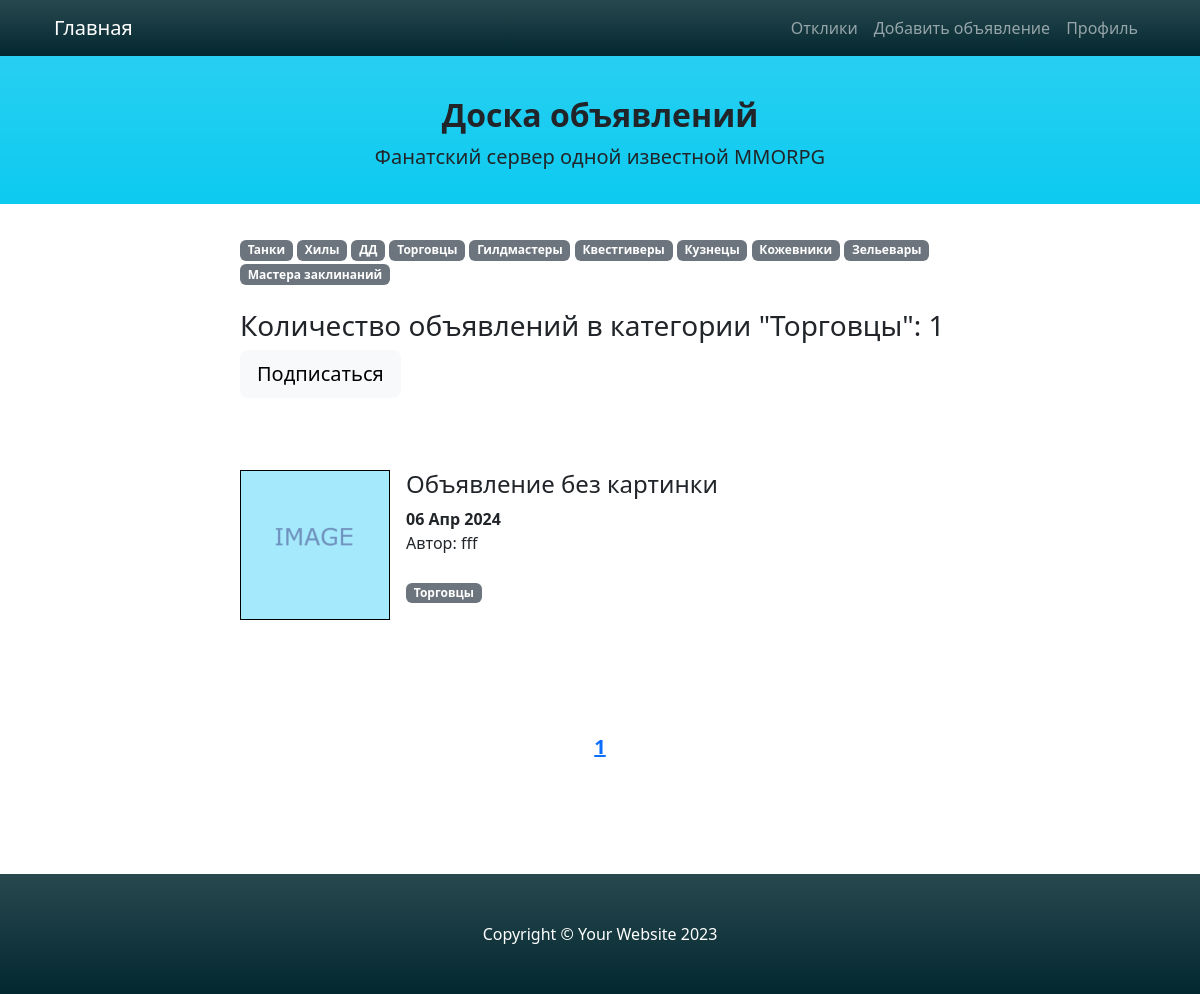
The app's page /categories/4, older data.
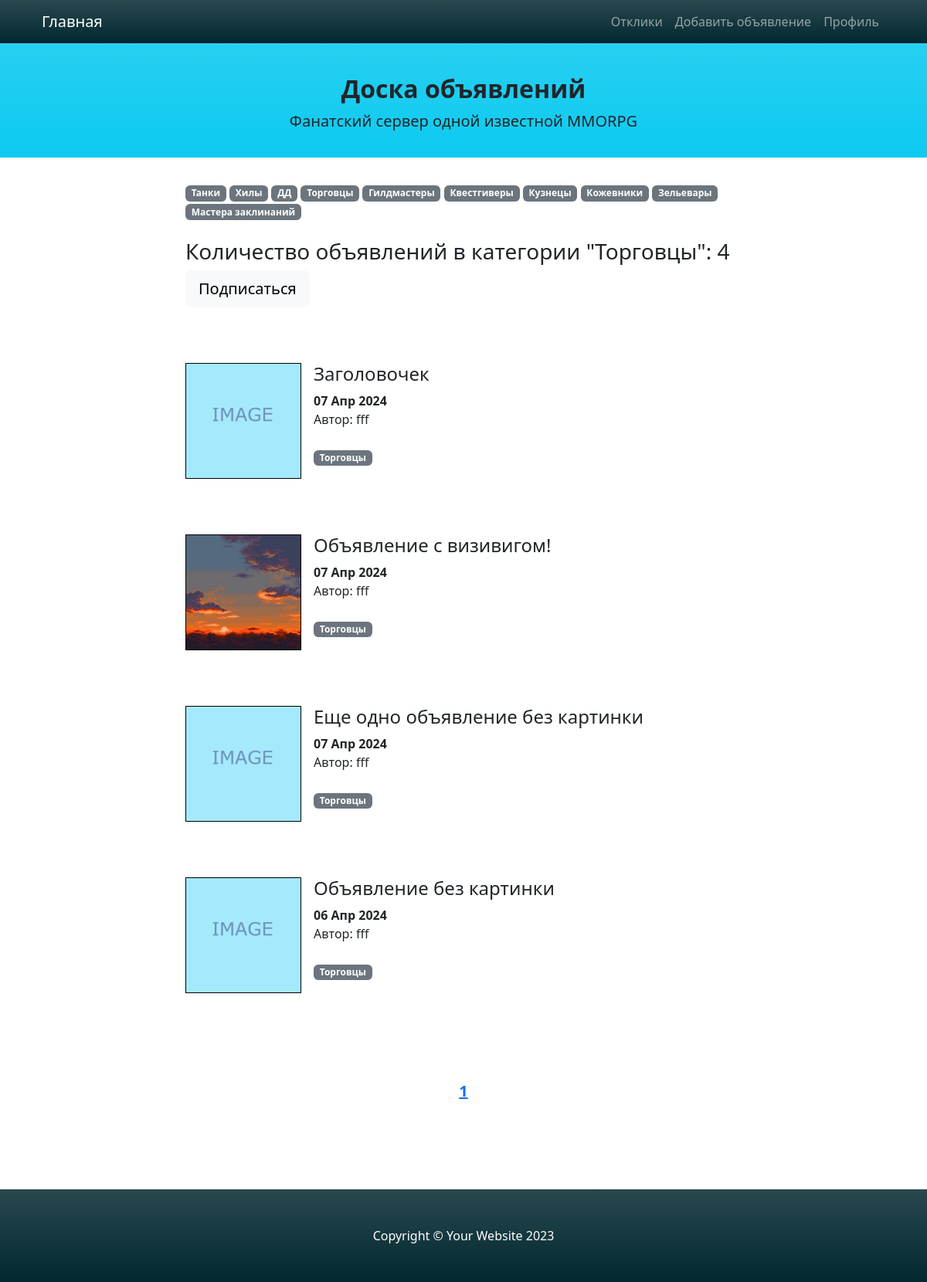
The same page, newer data.
### advapp/models.py (models this page shows, shortened)
class Category(models.Model):
    name = models.CharField(max_length=255, blank=False, unique=True, verbose_name='Категория')
    subscribers = models.ManyToManyField(User, blank=True, related_name='categories', verbose_name="Подписчики")
    def __str__(self):
        return self.name

class Advert(models.Model):
    title = models.CharField(max_length=511, verbose_name="Заголовок")
    content = models.TextField(verbose_name='Контент')  # here will be WYSIWYG
    icon = models.ImageField(upload_to='icons', default='icons/blanc.png', verbose_name='Изображение для превью')
    category = models.ForeignKey('Category', on_delete=models.PROTECT, verbose_name='Категория')
    user_id = models.ForeignKey(User, on_delete=models.CASCADE, verbose_name='Автор')
    date_creation = models.DateTimeField(auto_now_add=True, verbose_name='date of creation')

### advapp/views.py (the view)
# urls.py: path('categories/<int:pk>', AdvertCategoryList.as_view(), name='advert_cat_list'),
class AdvertCategoryList(ListView):
    model = Advert
    context_object_name = 'advert_cat_list'
    paginate_by = 5
    template_name = 'categories.html'
    def get_queryset(self):
        self.category = get_object_or_404(Category, id=self.kwargs['pk'])
        queryset = Advert.objects.filter(category=self.category).order_by('-date_creation')
        return queryset
    def get_context_data(self, *, object_list=None, **kwargs):
        context = super().get_context_data(**kwargs)
        page = context['page_obj']
        context['all_categories'] = Category.objects.all()
        context['category'] = self.category
        context['paginator_range'] = page.paginator.get_elided_page_range(
            page.number, on_each_side=1, on_ends=1)
        context['is_subscriber'] = self.request.user in self.category.subscribers.all()
        return context

### advapp/templatetags/custom_tags.py (called while the page is built)
@register.simple_tag(takes_context=True)
def url_replace(context, **kwargs):
    d = context['request'].GET.copy()
    for k, v in kwargs.items():
        d[k] = v
    return d.urlencode()

### templates/categories.html (shortened to what this page needs)
{% extends 'default.html' %}
{% block content %}
    {% load cache %}
    {% cache 2 categories_badges %}
        <div>
            {% for category in all_categories %}
                <a style="text-decoration: none" href="{% url 'advert_cat_list' category.id %}">
                    <span class="badge text-bg-secondary">{{ category }}</span>
                </a>
            {% endfor %}
        </div>
    {% endcache %}
    <br>
    <h3>Количество объявлений в категории "{{ category }}": {{ page_obj.paginator.count }}</h3>
    {% if is_subscriber %}
        <h6>Вы подписаны на категорию "{{ category }}"</h6>
    {% else %}
        <div>
            <a style="text-decoration: none" href="{% url 'subscribe' category.id %}">
                <input title="Рассылка о новых объявлениях в этой категории"
                       class="btn btn-lg btn-light" type="button" value="Подписаться" />
            </a>
        </div>
    {% endif %}
    <br><br><br>
    {% if advert_cat_list %}
        {% for post in page_obj %}
            <div style="display: flex; gap: 1rem;">
                <img src="{{ post.icon.url }}" style="border: 1px solid black; height: 150px; width: 150px;">
                <div style="width: 100%;">
                    <h4><a class="nav-link" href="/advert/{{ post.pk }}">
                        {{ post.title|truncatechars:150 }}
                    </a></h4>
                        <div><b>{{ post.date_creation|date:'d M Y' }}</b></div>
                        <div>Автор: {{ post.user_id.username }}</div>
                    <br>
                    <a style="text-decoration: none;"
                       href="{% url 'advert_cat_list' post.category.id %}">
                        <span class="badge text-bg-secondary">{{ post.category }}</span>
                    </a>
                </div>
            </div>
        <br><br><br>
        {% endfor %}
    {% else %}
        <h4>Извините, объявлений в этой категории сейчас нет!</h4>
    {% endif %}
{% endblock content %}

### templates/default.html (shortened to what this page needs)
<!DOCTYPE html>
{% load i18n %}
<html lang="ru">
    <head>
        {% load static %}
        {% load custom_tags %}
        {% load cache %}
        <link href="{% static 'css/styles.css' %}" rel="stylesheet" />
    </head>
    <body id="page-top">
        {% cache 2 navigation_and_header %}
        <nav class="navbar navbar-expand-lg navbar-dark bg-gradient fixed-top"
             style="background-color: #032830;" id="mainNav">
            <div class="container px-4">
                <a class="navbar-brand" href="/home/">Главная</a>
                <div class="collapse navbar-collapse" id="navbarResponsive">
                    <ul class="navbar-nav ms-auto">
                        <li class="nav-item"><a class="nav-link" href="/my_responds/">Отклики</a></li>
                        <li class="nav-item"><a class="nav-link" href="/create/">Добавить объявление</a></li>
                        <li class="nav-item"><a class="nav-link" href="/profile/">Профиль</a></li>
                    </ul>
                </div>
            </div>
        </nav>
        <header class="text-dark bg-info bg-gradient" style="padding-top: 6rem; padding-bottom: 1rem;">
            <div class="container px-3 text-center">
                <h1 class="fw-bolder fs-2">Доска объявлений</h1>
                <p class="lead">Фанатский сервер одной известной MMORPG</p>
            </div>
        </header>
        {% endcache %}
        <section style="padding-top: 2rem; padding-bottom: 1rem;">
            <div class="container px-4">
                <div class="row gx-4 justify-content-center">
                    <div class="col-lg-8">
                        {% block content %}
                        {% endblock content %}
                    </div>
                </div>
            </div>
        </section>
        <br>
        <div class="lead text-center" style="padding-bottom: 7rem;">
            {% block paginator %}
                {% for page_number in paginator_range %}
                    {% if page_number == page_obj.paginator.ELLIPSIS %}
                        {{ page_number }}
                    {% else %}
                        <a href="?{% url_replace page=page_number %}"
                            class="{% if page_number == page_obj.number %}fw-bold{% endif %}">
                            {{ page_number }}
                        </a>
                    {% endif %}
                {% endfor %}
            {% endblock paginator %}
        </div>
        {% cache 2 footer %}
        <footer class="py-5 bg-gradient" style="background-color: #032830;">
            <div class="container px-4"><p class="m-0 text-center text-white">Copyright &copy; Your Website 2023</p></div>
        </footer>
        {% endcache %}
    </body>
</html>

Row changes from the older to the newer data that the page shows:
added Advert: icon (picture), title "Заголовочек", date_creation "07 Апр 2024", user_id.username "fff", category "Торговцы"
added Advert: icon (picture), title "Объявление с визивигом!", date_creation "07 Апр 2024", user_id.username "fff", category "Торговцы"
added Advert: icon (picture), title "Еще одно объявление без картинки", date_creation "07 Апр 2024", user_id.username "fff", category "Торговцы"
Text that changed along with them:
{{ page_obj.paginator.count }}: "1" → "4"
